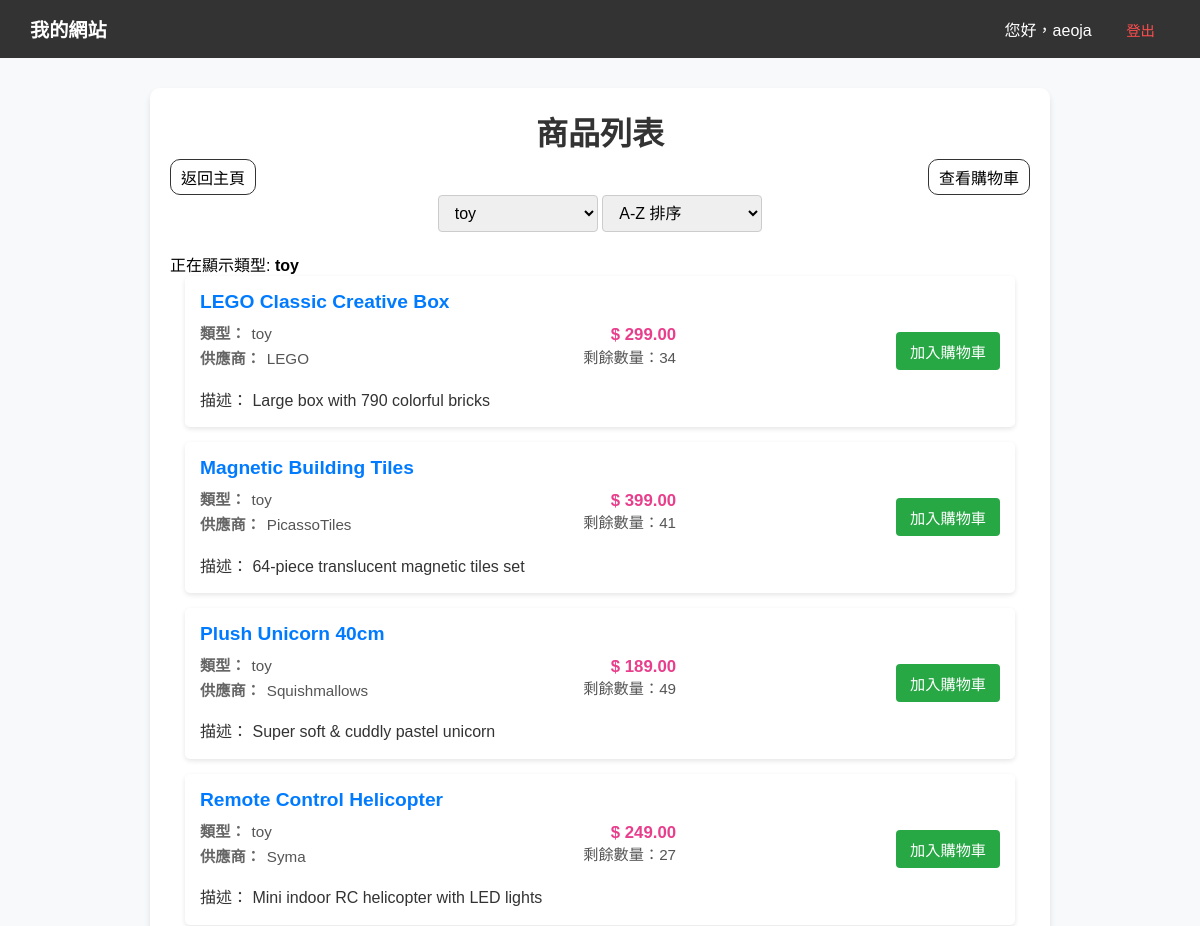
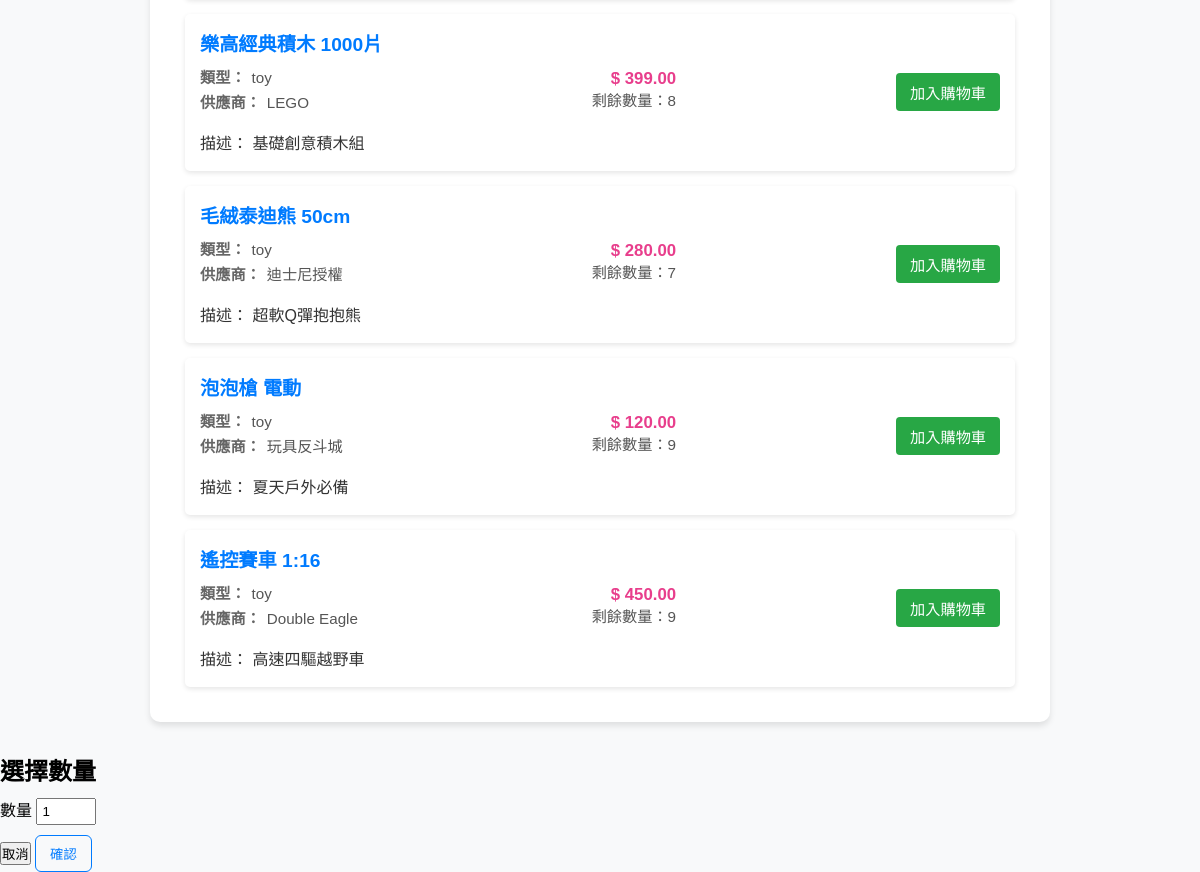
/product_list.php?type=toy (signed in), run on the app's committed database (2 pictures, top to bottom).
### tables this page shows
CREATE TABLE `products` (
  `product_id` int(11) UNSIGNED NOT NULL,
  `product_name` varchar(100) NOT NULL,
  `type` enum('drinks','food','toy','e-things') NOT NULL,
  `supplier` varchar(80) DEFAULT NULL,
  `description` text DEFAULT NULL,
  `price` decimal(10,2) NOT NULL,
  `qty` int(11) UNSIGNED NOT NULL DEFAULT 1 COMMENT 'Stock level of product',
  `updated_at` datetime DEFAULT current_timestamp() ON UPDATE current_timestamp(),
  `created_at` datetime DEFAULT current_timestamp()
);

### connect.php (called while the page is built, shortened)
<?php
$servername = "localhost";
$username = "root";
$password = "";
$db_name = "223_group_project";
$conn = new mysqli($servername, $username, $password, $db_name);
function safeQuery($sql, $types = null, $params = []) {
    global $conn;
    $stmt = $conn->prepare($sql);
    $response = new stdClass();
    if ($types && !empty($params)) {
        $stmt->bind_param($types, ...$params);
    }
    $response->success = $stmt->execute();
    $response->affected_rows = $stmt->affected_rows;
    $response->insert_id = $stmt->insert_id;
    $response->error = $stmt->error;
    $result = $stmt->get_result();
    $response->result = $result;
    return $response;
}
?>

### product_list.php (the view, shortened to what this page needs)
<?php
require_once("connect.php");
$cartProductIds = [];
$product_types = [];
$sql_types = "SELECT DISTINCT type FROM products";
$res_types = safeQuery($sql_types);
if ($res_types->success) {
    $product_types = array_column($res_types->result->fetch_all(MYSQLI_ASSOC), 'type');
} else {
    error_log("Failed to fetch product types: " . $res_types->error);
}
$showingType = $_GET['type'] ?? '';
$sortType = $_GET['sort'] ?? 'name_asc';
$products = [];
try {
    $params = [];
    $paramTypes = '';
    switch ($sortType) {
        case 'name_asc':
            $sql = "SELECT * FROM products";
            if ($showingType) {
                $sql .= " WHERE type = ?";
                $params[] = $showingType;
                $paramTypes .= 's';
            }
            $sql .= " ORDER BY product_name ASC";
            break;
    }
    $response = safeQuery($sql, $paramTypes, $params);
    if ($response->success) {
        $products = $response->result->fetch_all(MYSQLI_ASSOC);
    } else {
        throw new Exception("Failed to fetch products: " . $response->error);
    }
} catch (Exception $e) {
    $products = [];
    error_log($e->getMessage());
}
?>
<!DOCTYPE html>
<html lang="zh-Hant">
<head>
    <link rel="stylesheet" href="style.css?v=<?php echo filemtime('style.css'); ?>">
</head>
<body>
    <?php require_once 'nav.php'; ?>
    <div class="content">
        <h1>商品列表</h1>
        <div style="display:grid; grid-template-columns: fit-content(100%) auto fit-content(100%); align-items: center; gap: 10px;">
            <a href="index.php">返回主頁</a>
            <a href="show_cart.php">查看購物車</a>
        </div>
        <div class="filter-container">
            <select onchange="location = this.value;" class="filter-select">
                <?php
                foreach ($product_types as $type) {
                    $selected = ($type === $showingType) ? 'selected' : '';
                    echo "<option value='product_list.php?type=" . $type . "&sort=" . $sortType . "' $selected>" . htmlspecialchars($type) . "</option>";
                }
                ?>
            </select>
            <select onchange="location = this.value;" class="filter-select">
                <option value="product_list.php?<?php if ($showingType) echo 'type=' . $showingType . "&" ?>sort=name_asc" <?php if ($sortType === 'name_asc') echo 'selected'; ?>>A-Z 排序</option>
            </select>
        </div>
        <?php if ($showingType): ?>
            <p>正在顯示類型: <strong><?php echo htmlspecialchars($showingType); ?></strong></p>
        <?php endif; ?>
        <ul class="product-list">
            <?php foreach ($products as $product): ?>
                <li>
                    <div class="product-details">
                        <strong><?php echo htmlspecialchars($product['product_name']); ?></strong>
                        <div class="product-info">
                            <?php
                            $remaining = intval($product['qty']);
                            ?>
                            <div class="product-row">
                                <div class="meta-left">
                                    <div class="product-meta"><span class="meta-label">類型：</span><span><?php echo htmlspecialchars($product['type']); ?></span></div>
                                    <div class="product-meta"><span class="meta-label">供應商：</span><span><?php echo htmlspecialchars($product['supplier']); ?></span></div>
                                </div>
                                <div class="meta-right">
                                    <div class="product-price">$ <?php echo htmlspecialchars($product['price']); ?></div>
                                    <?php if ($remaining !== null): ?>
                                        <?php if ($remaining <= 0): ?>
                                            <div class="sold-out-text">售罄</div>
                                        <?php else: ?>
                                            <div class="product-meta">剩餘數量：<?php echo $remaining; ?></div>
                                        <?php endif; ?>
                                    <?php endif; ?>
                                </div>
                            </div>
                            <div class="product-desc">描述： <?php echo htmlspecialchars($product['description']); ?></div>
                        </div>
                    </div>
                    <div class="actions">
                        <?php if ($remaining !== null && $remaining <= 0): ?>
                            <button class="sold-out-btn" disabled>售罄</button>
                        <?php elseif (!empty($cartProductIds[intval($product['product_id'])])): ?>
                            <a href="show_cart.php" class="cart-button in-cart">已在購物車</a>
                        <?php else: ?>
                            <button class="add-cart-button cart-button" data-selected-count="<?php echo $product['product_id']; ?>" data-id="<?php echo $product['product_id']; ?>" <?php if ($remaining !== null) echo ' data-qty="' . htmlspecialchars($remaining) . '"'; ?>>加入購物車</button>
                        <?php endif; ?>
                    </div>
                </li>
            <?php endforeach; ?>
        </ul>
    </div>
    <form id="addCartForm" class="modal" method="post" action="add_to_cart.php">
        <div class="modal-content">
            <h2>選擇數量</h2>
            <label for="formqty" style="display:block; margin:10px 0;">數量
                <input type="number" name="qty" id="formqty" min="1" value="1" required style="width:60px; padding:4px;">
            </label>
            <div class="modal-footer">
                <button type="button" class="cancel-btn" id="modalCancel">取消</button>
                <input type="submit" class="btn-input confirm-btn" value="確認">
            </div>
        </div>
    </form>
</body>
</html>

### style.css (style rules this page uses)
* { margin: 0; padding: 0; box-sizing: border-box; }
body { font-family: "Microsoft JhengHei", Arial, sans-serif; margin: 0; background-color: #f8f9fa; }
.content { max-width: 900px; margin: 30px auto; padding: 20px; background: white; border-radius: 10px; box-shadow: 0 4px 6px rgba(0, 0, 0, 0.1); }
.content a { text-decoration: none; color: inherit; border: #333 solid 1px; border-radius: 10px; padding: 5px 10px; }
h1 { text-align: center; color: #333; margin-bottom: 5px; }
.btn-input,.btn { display:inline-block; padding:8px 14px; border-radius:6px; text-decoration:none; border:1px solid #007BFF; color:#007BFF; background:transparent; cursor:pointer; }
.product-list { max-width:900px; margin:0 auto; padding:0 15px; }
.product-list li { background-color:white; margin-bottom:15px; padding:15px; border-radius:5px; box-shadow:0 2px 5px rgba(0,0,0,0.1); display:flex; justify-content:space-between; align-items:center; }
.product-details { flex:1; }
.product-details strong { font-size:1.2em; color:#007bff; }
.product-info { margin-top:10px; display:grid; grid-template-columns:1fr 180px; gap:12px 20px; align-items:start; line-height:1.4; }
.product-row { display:flex; justify-content:space-between; gap:12px; align-items:flex-start; }
.meta-left { display:flex; flex-direction:column; gap:4px; }
.meta-right { text-align:right; min-width:140px; }
.product-meta { color:#555; font-size:0.95em; }
.meta-label { color:#666; margin-right:6px; font-weight:600; }
.product-price { color:#e83e8c; font-weight:700; font-size:1.05em; }
.product-desc { grid-column:1 / -1; color:#333; margin-top:8px; }
.actions { margin-left:20px; text-align:center; }
html, body { -ms-overflow-style: none; scrollbar-width: none; }

### product_list.php (style rules this page uses)
.content { max-width: 900px; margin: 30px auto; padding: 20px; background: white; border-radius: 10px; box-shadow: 0 4px 6px rgba(0, 0, 0, 0.1); }
.filter-container { text-align: center; margin-bottom: 20px; }
.filter-select { padding: 8px 12px; font-size: 1em; border-radius: 4px; border: 1px solid #ccc; min-width: 160px; }
.product-list { max-width: 900px; margin: 0 auto; padding: 0 15px; }
ul { list-style-type: none; padding: 0; }
li { background-color: white; margin-bottom: 15px; padding: 15px; border-radius: 5px; box-shadow: 0 2px 5px rgba(0, 0, 0, 0.1); display: flex; justify-content: space-between; align-items: center; }
.product-details { flex: 1; }
.product-details strong { font-size: 1.2em; color: #007bff; }
.product-info { margin-top: 10px; display: grid; grid-template-columns: 1fr 180px; gap: 12px 20px; align-items: start; line-height: 1.4; }
.product-row { display: flex; justify-content: space-between; gap: 12px; align-items: flex-start; }
.meta-left { display: flex; flex-direction: column; gap: 4px; }
.meta-right { text-align: right; min-width: 140px; }
.product-meta { color: #555; font-size: 0.95em; }
.meta-label { color: #666; margin-right: 6px; font-weight: 600; }
.product-price { color: #e83e8c; font-weight: 700; font-size: 1.05em; }
.product-desc { grid-column: 1 / -1; color: #333; margin-top: 8px; }
.actions { margin-left: 20px; text-align: center; }
.cart-button, .sold-out-btn { padding: 8px 14px; border: none; border-radius: 4px; cursor: pointer; font-size: 0.95em; }
.cart-button { background-color: #28a745; color: white; }

### data on the page
products: product_name "LEGO Classic Creative Box", type "toy", supplier "LEGO", price "299.00", qty "34", description "Large box with 790 colorful bricks"
products: product_name "Magnetic Building Tiles", type "toy", supplier "PicassoTiles", price "399.00", qty "41", description "64-piece translucent magnetic tiles set"
products: product_name "Plush Unicorn 40cm", type "toy", supplier "Squishmallows", price "189.00", qty "49", description "Super soft & cuddly pastel unicorn"
products: product_name "Remote Control Helicopter", type "toy", supplier "Syma", price "249.00", qty "27", description "Mini indoor RC helicopter with LED lights"
products: product_name "樂高經典積木 1000片", type "toy", supplier "LEGO", price "399.00", qty "8", description "基礎創意積木組"
products: product_name "毛絨泰迪熊 50cm", type "toy", supplier "迪士尼授權", price "280.00", qty "7", description "超軟Q彈抱抱熊"
products: product_name "泡泡槍 電動", type "toy", supplier "玩具反斗城", price "120.00", qty "9", description "夏天戶外必備"
products: product_name "遙控賽車 1:16", type "toy", supplier "Double Eagle", price "450.00", qty "9", description "高速四驅越野車"

### other printed values
$username "aeoja"
$showingType "toy"
form field value "toy"
